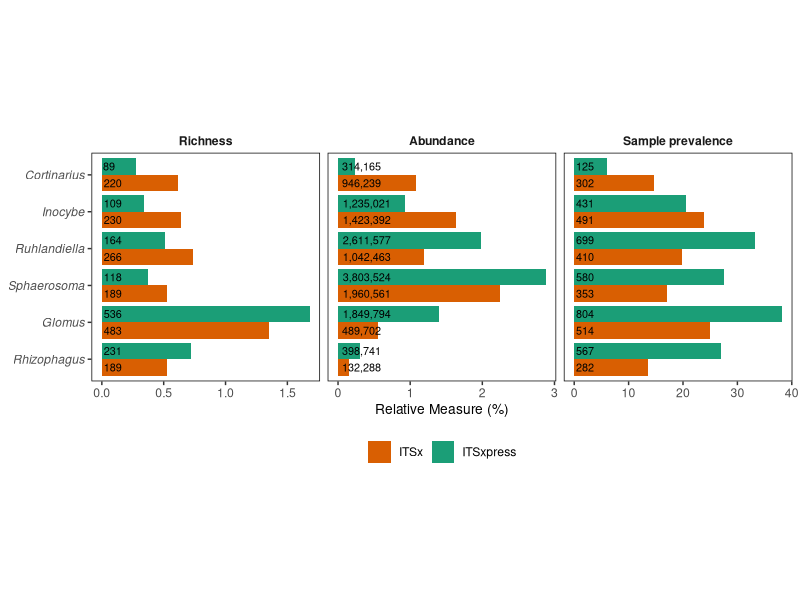
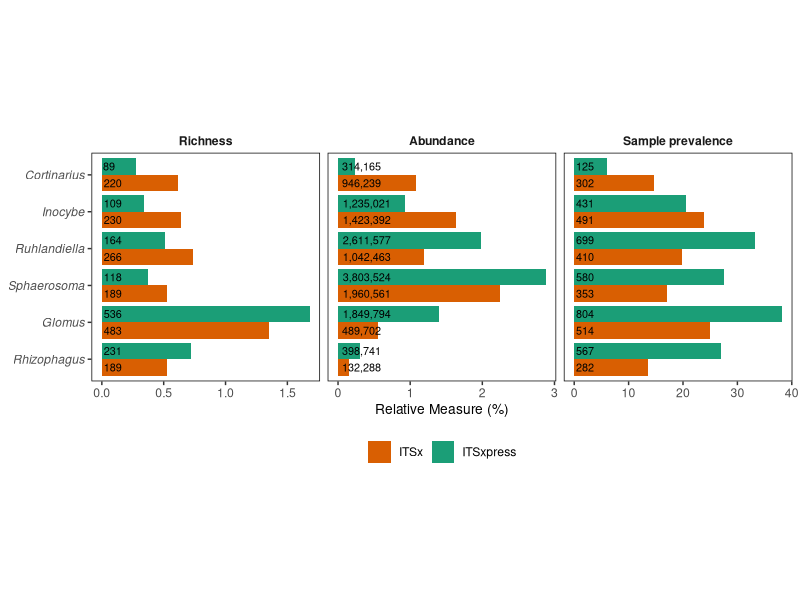
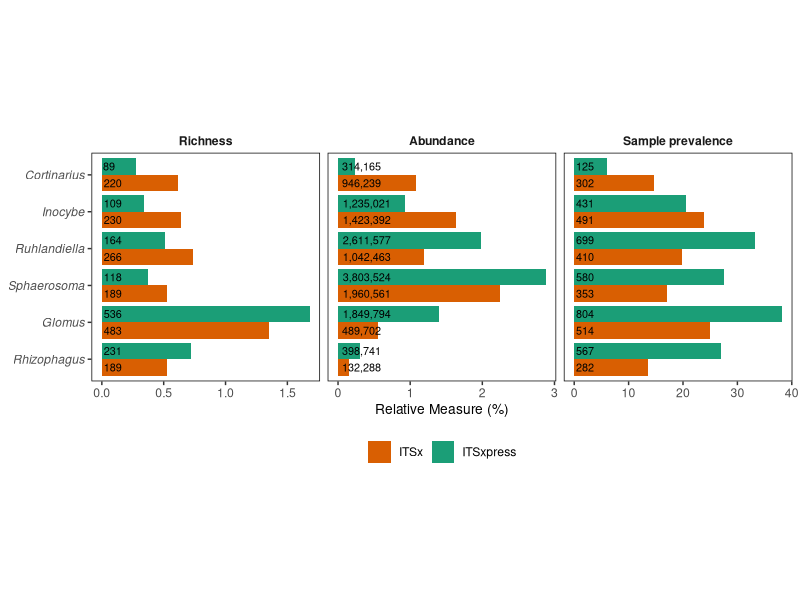

Write R code to recreate these figures, in order.

# Difference in ITS extraction method on diversirty of distinct groups

# (1) ITS method comparison ########################################################

library(ggplot2)
library(dplyr)
library(tidyr)


# Combined sample data with updated and reverted values
combined_rank_data <- data.frame(
  method = c("ITSxpress", "ITSxpress", "ITSxpress", "ITSxpress", "ITSxpress", "ITSxpress", "ITSx", "ITSx", "ITSx", "ITSx", "ITSx", "ITSx"),
  genus = c("Glomus", "Rhizophagus", "Ruhlandiella", "Sphaerosoma", "Inocybe", "Cortinarius", "Sphaerosoma", "Inocybe", "Ruhlandiella", "Cortinarius", "Glomus", "Rhizophagus"),
  absolute_abundance = c(1849794, 398741, 2611577, 3803524, 1235021, 314165, 1960561, 1423392, 1042463, 946239, 489702, 132288),
  relative_abundance = c(1.4, 0.302, 1.98, 2.88, 0.934, 0.238, 2.24, 1.63, 1.19, 1.08, 0.56, 0.151),
  absolute_richness = c(536, 231, 164, 118, 109, 89, 189, 230, 266, 220, 483, 189),
  relative_richness = c(1.68, 0.724, 0.514, 0.37, 0.341, 0.279, 0.526, 0.641, 0.741, 0.613, 1.35, 0.526),
  absolute_prevalence = c(804, 567, 699, 580, 431, 125, 353, 491, 410, 302, 514, 282),
  relative_prevalence = c(38.2, 27, 33.2, 27.6, 20.5, 5.94, 17.1, 23.8, 19.8, 14.6, 24.9, 13.6)
)

# Melting the data for faceting
melted_data <- combined_rank_data %>%
  pivot_longer(
    cols = starts_with("relative_"),
    names_to = "metric",
    values_to = "relative_value"
  ) %>%
  pivot_longer(
    cols = starts_with("absolute_"),
    names_to = "absolute_metric",
    values_to = "absolute_value"
  ) %>%
  filter(substring(metric, 9) == substring(absolute_metric, 9)) %>%
  mutate(
    metric = factor(metric, levels = c("relative_richness", "relative_abundance", "relative_prevalence")),
    genus = factor(genus, levels = c("Cortinarius", "Inocybe", "Ruhlandiella", "Sphaerosoma", "Glomus", "Rhizophagus"))
  )

# Create the faceted plot
facet_plot <- ggplot(melted_data, aes(x = genus, y = relative_value, fill = method)) +
  geom_bar(stat = "identity", position = position_dodge()) +
  geom_text(aes(
    label = scales::comma(absolute_value),
    y = 0
  ),
  position = position_dodge(0.9),
  hjust = -0.1,  # Adjust horizontal justification for better alignment
  size = 2.75
  ) +
  labs(
    x = NULL,  # Remove x-axis title
    y = "Relative Measure (%)",
    fill = "Method"
  ) +
  facet_wrap(~ metric, scales = "free_x", labeller = as_labeller(c(
    "relative_abundance" = "Abundance",
    "relative_richness" = "Richness",
    "relative_prevalence" = "Sample prevalence"
  ))) +
  theme_bw() +
  coord_flip() +
  scale_x_discrete(limits = rev(levels(as.factor(melted_data$genus)))) +
  scale_fill_manual(values = c("ITSxpress" = "#1b9e77", "ITSx" = "#d95f02")) +
  theme(
    axis.text.y = element_text(face = "italic"),
    axis.title.x = element_text(size = rel(0.9)),
    legend.title = element_blank(),
    panel.border = element_rect(colour = "black", fill = NA, size = 0.5),
    legend.position = "bottom",
    strip.background = element_blank(),
    strip.text = element_text(face = "bold"),
    panel.grid = element_blank(),
    aspect.ratio = 1
  )

# Print the plot
print(facet_plot)

# Save the plot
ggsave("../output/plots/ITS_method_comparison.png", facet_plot, width = 15.75, height = 7.5, units = "cm")
ggsave("../output/plots/ITS_method_comparison.tiff", facet_plot, width = 15.75, height = 7.5, units = "cm")
